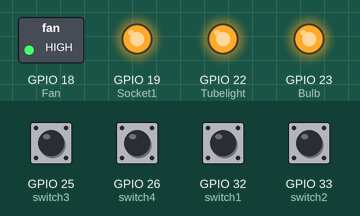
Simulated run of this sketch. Board: ESP32. Shown: switched loads named in the sketch (green lamp = pin HIGH), output pins drawn as LEDs (lit = HIGH). The test bench sets the inputs (shaded band); at power-on: GPIO 25 (switch3), GPIO 26 (switch4), GPIO 32 (switch1), GPIO 33 (switch2) HIGH. WiFi joins after 1.5 s; servers stay silent unless stated; what the sketch prints to the serial monitor is not drawn.

Above: at 2.8 s.
2.9 s: GPIO 25 (switch3) pulled LOW for 0.15 s
At 3.3 s:
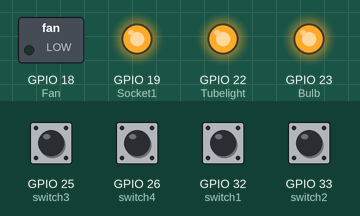
5.0 s: GPIO 26 (switch4) pulled LOW for 0.15 s
At 5.4 s:
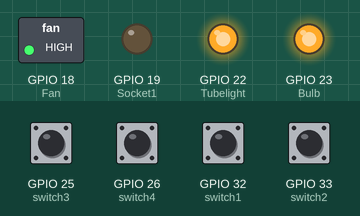
7.1 s: GPIO 32 (switch1) pulled LOW for 0.15 s
At 7.5 s:
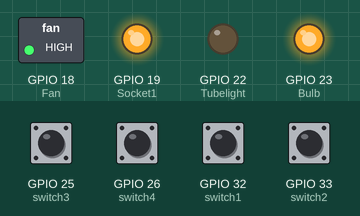
9.2 s: GPIO 33 (switch2) pulled LOW for 0.15 s
At 9.6 s:
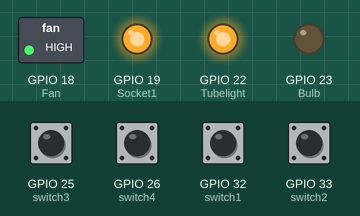
11.3 s: GPIO 25 (switch3) driven LOW and GPIO 26 (switch4) driven LOW and GPIO 32 (switch1) driven LOW and GPIO 33 (switch2) driven LOW
At 13.7 s:
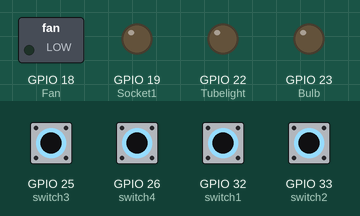
14.3 s: GPIO 25 (switch3) driven HIGH
At 15.2 s:
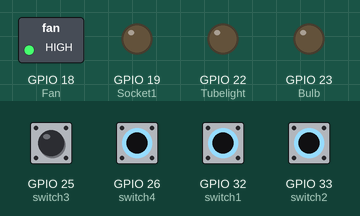
Timing chart, 0 to 16.8 s (numbered marks = the images above; inputs shaded):
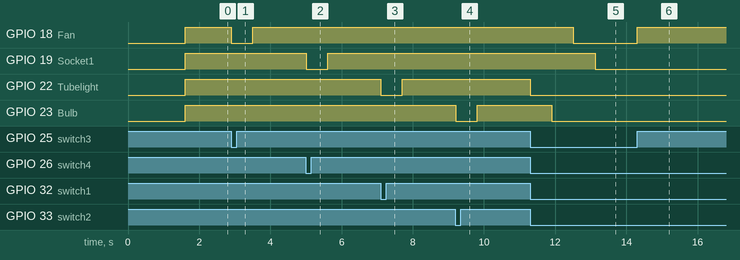

Measured:
- after the input at 2.9 s, GPIO 18 (Fan): HIGH → LOW at once, → HIGH 0.61 s later
- after the input at 5.0 s, GPIO 19 (Socket1): HIGH → LOW at once, → HIGH 0.61 s later
- after the input at 7.1 s, GPIO 22 (Tubelight): HIGH → LOW at once, → HIGH 0.61 s later
- after the input at 9.2 s, GPIO 23 (Bulb): HIGH → LOW at once, → HIGH 0.61 s later
- after the input at 11.3 s, GPIO 18 (Fan): HIGH → LOW after 1.2 s; GPIO 19 (Socket1): HIGH → LOW after 1.8 s; GPIO 22 (Tubelight): HIGH → LOW at once; GPIO 23 (Bulb): HIGH → LOW after 0.61 s
- after the input at 14.3 s, GPIO 18 (Fan): LOW → HIGH at once

The sketch:

WebSocket.ino
```cpp
#include <ArduinoWebsockets.h>
#include <WiFi.h>
#include <ArduinoJson.h>

#define ESP_NAME "Room 1"
//-----------------Appliances/Relay pins declaration or OUTPUT PINS------------------
#define Tubelight 22
#define Bulb 23
#define Fan 18
#define Socket1 19

//---------------Switches pin declaration or INPUT PINS-------------------
#define switch1 32
#define switch2 33
#define switch3 25
#define switch4 26

//--------------------Network Credentials------------------------------
const char* ssid = "Satyajeet"; //Enter SSID
const char* password = "2334445556"; //Enter Password
const char* websockets_connection_string = "wss://ots-websocket-server.glitch.me"; //Enter server adress

//------------------Eliminate Switch buttons debounce effect--------------------
unsigned long lastDebounceTime = 0;
int debounceDelay = 600;

//------------------------Switches Previous state---------------------
bool switch1_prev_state = HIGH; //here HIGH work as LOW in INPUT_PULLUP pinMode
bool switch2_prev_state = HIGH;
bool switch3_prev_state = HIGH;
bool switch4_prev_state = HIGH;

bool wb_config_state = false;

//------------------------Websocket Variables------------------------------
using namespace websockets;
WebsocketsClient clientt;
StaticJsonDocument<200> doc; //for parsing data sent from server

// This certificate was updated 15.04.2021, issues on Mar 15th 2021, expired on June 13th 2021
const char echo_org_ssl_ca_cert[] PROGMEM = \
"-----BEGIN CERTIFICATE-----\n" \
"MIIEZTCCA02gAwIBAgIQQAF1BIMUpMghjISpDBbN3zANBgkqhkiG9w0BAQsFADA/\n" \
"MSQwIgYDVQQKExtEaWdpdGFsIFNpZ25hdHVyZSBUcnVzdCBDby4xFzAVBgNVBAMT\n" \
"DkRTVCBSb290IENBIFgzMB4XDTIwMTAwNzE5MjE0MFoXDTIxMDkyOTE5MjE0MFow\n" \
"MjELMAkGA1UEBhMCVVMxFjAUBgNVBAoTDUxldCdzIEVuY3J5cHQxCzAJBgNVBAMT\n" \
"AlIzMIIBIjANBgkqhkiG9w0BAQEFAAOCAQ8AMIIBCgKCAQEAuwIVKMz2oJTTDxLs\n" \
"jVWSw/iC8ZmmekKIp10mqrUrucVMsa+Oa/l1yKPXD0eUFFU1V4yeqKI5GfWCPEKp\n" \
"Tm71O8Mu243AsFzzWTjn7c9p8FoLG77AlCQlh/o3cbMT5xys4Zvv2+Q7RVJFlqnB\n" \
"U840yFLuta7tj95gcOKlVKu2bQ6XpUA0ayvTvGbrZjR8+muLj1cpmfgwF126cm/7\n" \
"gcWt0oZYPRfH5wm78Sv3htzB2nFd1EbjzK0lwYi8YGd1ZrPxGPeiXOZT/zqItkel\n" \
"/xMY6pgJdz+dU/nPAeX1pnAXFK9jpP+Zs5Od3FOnBv5IhR2haa4ldbsTzFID9e1R\n" \
"oYvbFQIDAQABo4IBaDCCAWQwEgYDVR0TAQH/BAgwBgEB/wIBADAOBgNVHQ8BAf8E\n" \
"BAMCAYYwSwYIKwYBBQUHAQEEPzA9MDsGCCsGAQUFBzAChi9odHRwOi8vYXBwcy5p\n" \
"ZGVudHJ1c3QuY29tL3Jvb3RzL2RzdHJvb3RjYXgzLnA3YzAfBgNVHSMEGDAWgBTE\n" \
"p7Gkeyxx+tvhS5B1/8QVYIWJEDBUBgNVHSAETTBLMAgGBmeBDAECATA/BgsrBgEE\n" \
"AYLfEwEBATAwMC4GCCsGAQUFBwIBFiJodHRwOi8vY3BzLnJvb3QteDEubGV0c2Vu\n" \
"Y3J5cHQub3JnMDwGA1UdHwQ1MDMwMaAvoC2GK2h0dHA6Ly9jcmwuaWRlbnRydXN0\n" \
"LmNvbS9EU1RST09UQ0FYM0NSTC5jcmwwHQYDVR0OBBYEFBQusxe3WFbLrlAJQOYf\n" \
"r52LFMLGMB0GA1UdJQQWMBQGCCsGAQUFBwMBBggrBgEFBQcDAjANBgkqhkiG9w0B\n" \
"AQsFAAOCAQEA2UzgyfWEiDcx27sT4rP8i2tiEmxYt0l+PAK3qB8oYevO4C5z70kH\n" \
"ejWEHx2taPDY/laBL21/WKZuNTYQHHPD5b1tXgHXbnL7KqC401dk5VvCadTQsvd8\n" \
"S8MXjohyc9z9/G2948kLjmE6Flh9dDYrVYA9x2O+hEPGOaEOa1eePynBgPayvUfL\n" \
"qjBstzLhWVQLGAkXXmNs+5ZnPBxzDJOLxhF2JIbeQAcH5H0tZrUlo5ZYyOqA7s9p\n" \
"O5b85o3AM/OJ+CktFBQtfvBhcJVd9wvlwPsk+uyOy2HI7mNxKKgsBTt375teA2Tw\n" \
"UdHkhVNcsAKX1H7GNNLOEADksd86wuoXvg==\n" \
"-----END CERTIFICATE-----\n";

void onMessageCallback(WebsocketsMessage message)//get messages From server
{
    Serial.print("Got Message: ");
    Serial.println(message.data());

    // Deserialize the JSON document
    DeserializationError error = deserializeJson(doc, message.data());

    // Test if parsing succeeds.
    if (error){
      Serial.print(F("deserializeJson() failed: "));
      Serial.println(error.f_str());
      return;
    }

    //store status of appliance
    bool sts = doc["status"]=="ON"?LOW:HIGH; //here relay work in reverse
    if(doc["room_name"] == ESP_NAME)
    {
      if(doc["appliance"] == "Tubelight")
      {
        digitalWrite(Tubelight, sts);
      }
      else if(doc["appliance"] == "Bulb")
      {
        digitalWrite(Bulb, sts);
      }
      else if(doc["appliance"] == "Fan")
      {
        digitalWrite(Fan, sts);
      }
      else if(doc["appliance"] == "Socket1")
      {
        digitalWrite(Socket1, sts);
      }
    }
    else
    {
      Serial.println("False Room Name");
    }
}

void onEventsCallback(WebsocketsEvent event, String data) {
    if(event == WebsocketsEvent::ConnectionOpened) {
        Serial.println("Connnection Opened");
    } else if(event == WebsocketsEvent::ConnectionClosed) {
        Serial.println("Connnection Closed");
        wb_config_state = false;
//        clientt.connect(websockets_connection_string);
    } else if(event == WebsocketsEvent::GotPing) {
        Serial.println("Got a Ping!");
    } else if(event == WebsocketsEvent::GotPong) {
        Serial.println("Got a Pong!");
    }
}
void setup() {
    Serial.begin(115200);
    WiFi.begin(ssid, password); //Connecting to wifi
    while(WiFi.status() != WL_CONNECTED)
    {
      Serial.print(".");
      delay(200);
    }
    Serial.println("\nSuccessfully Connected with WiFi.");

    //-------------------Pinmode Setup----------------------
    //for relay or output
    pinMode(Tubelight, OUTPUT);
    pinMode(Bulb, OUTPUT);
    pinMode(Fan, OUTPUT);
    pinMode(Socket1, OUTPUT);

    //pinMode for Switches
    pinMode(switch1, INPUT_PULLUP);
    pinMode(switch2, INPUT_PULLUP);
    pinMode(switch3, INPUT_PULLUP);
    pinMode(switch4, INPUT_PULLUP);

    //-----------Prevent relay from jump start----------------
    digitalWrite(Tubelight, HIGH);
    digitalWrite(Bulb, HIGH);
    digitalWrite(Fan, HIGH);
    digitalWrite(Socket1, HIGH);
}

void loop()
{
  if(WiFi.status() == WL_CONNECTED)
  {
    if(wb_config_state==false){
      wb_config();
      wb_config_state = true;
    }else{clientt.poll();}
  }
  else{
    WiFi.reconnect();
  }
    mannual();
}
void wb_config()
{
  //--------------------Websocket communication establishment-------------------
    clientt.onMessage(onMessageCallback);// run callback when messages are received
    clientt.onEvent(onEventsCallback);// run callback when events are occuring
    clientt.setCACert(echo_org_ssl_ca_cert);// Before connecting, set the ssl fingerprint of the server
    clientt.addHeader("User-Agent", "Satya");//Add header
    clientt.connect(websockets_connection_string);// Connect to server
    clientt.ping();// Send a ping
}
void mannual()
{
  //--------------------------------Switch 1----------------------------------
  if((digitalRead(switch1)==HIGH)&& switch1_prev_state==LOW && debounce())
  {
//    Serial.println("Switch 1 / Tubelight --> OFF");
    build_send_data("Tubelight", "OFF");
    digitalWrite(Tubelight, HIGH);
    switch1_prev_state = HIGH;
    lastDebounceTime = millis();
  }
  if(digitalRead(switch1)==LOW && switch1_prev_state==HIGH && debounce())
  {
//    Serial.println("Switch 1 / Tubelight --> ON");
    build_send_data("Tubelight", "ON");
    digitalWrite(Tubelight, LOW);
    switch1_prev_state = LOW;
    lastDebounceTime = millis();
  }

  //--------------------------------Switch 2----------------------------------
  if((digitalRead(switch2)==HIGH)&& switch2_prev_state==LOW && debounce())
  {
//    Serial.println("Switch 2 / Bulb --> OFF");
    build_send_data("Bulb", "OFF");
    digitalWrite(Bulb, HIGH);
    switch2_prev_state = HIGH;
    lastDebounceTime = millis();
  }
  if(digitalRead(switch2)==LOW && switch2_prev_state==HIGH && debounce())
  {
//    Serial.println("Switch 2 / Bulb --> ON");
    build_send_data("Bulb", "ON");
    digitalWrite(Bulb, LOW);
    switch2_prev_state = LOW;
    lastDebounceTime = millis();
  }

  //--------------------------------Switch 3----------------------------------
  if((digitalRead(switch3)==HIGH)&& switch3_prev_state==LOW && debounce())
  {
//    Serial.println("Switch 3 / Fan --> OFF");
    build_send_data("Fan", "OFF");
    digitalWrite(Fan, HIGH);
    switch3_prev_state = HIGH;
    lastDebounceTime = millis();
  }
  if(digitalRead(switch3)==LOW && switch3_prev_state==HIGH && debounce())
  {
//    Serial.println("Switch 3 / Fan --> ON");
    build_send_data("Fan", "ON");
    digitalWrite(Fan, LOW);
    switch3_prev_state = LOW;
    lastDebounceTime = millis();
  }

  //--------------------------------Switch 4----------------------------------
  if((digitalRead(switch4)==HIGH)&& switch4_prev_state==LOW && debounce())
  {
//    Serial.println("Switch 4 / Socket1 --> OFF");
    build_send_data("Socket1", "OFF");
    digitalWrite(Socket1, HIGH);
    switch4_prev_state = HIGH;
    lastDebounceTime = millis();
  }
  if(digitalRead(switch4)==LOW && switch4_prev_state==HIGH && debounce())
  {
//    Serial.println("Switch 4 / Socket1 --> ON");
    build_send_data("Socket1", "ON");
    digitalWrite(Socket1, LOW);
    switch4_prev_state = LOW;
    lastDebounceTime = millis();
  }
}
void build_send_data(String appliance, String sts)
{
  if(WiFi.status() == WL_CONNECTED)
  {
    doc["from"] = "ESP32";
    doc["client_name"] = ESP_NAME;
    doc["room_name"] = "Room 1";
    doc["appliance"] = appliance;
    doc["status"] = sts;

    String send_data;
    serializeJson(doc, send_data);

    Serial.print("Send Message : ");
    Serial.println(send_data);

    clientt.send(send_data);
  }
}
bool debounce()
{
  return ((millis() - lastDebounceTime)> debounceDelay);
}
```
